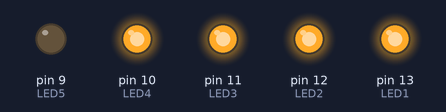
The sketch below on a simulated Arduino Uno, built with avr-gcc and run on an emulated ATmega328P. On the bench: output pins drawn as LEDs (lit = HIGH).

Above: at 0.75 s.
At 1.35 s:
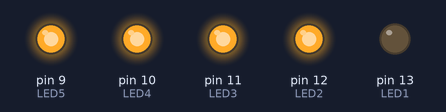
At 1.65 s:
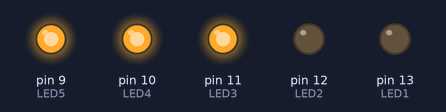
At 2.25 s:
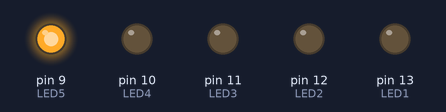
At 4.05 s:
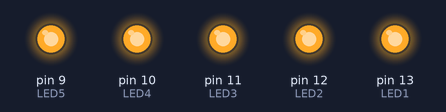
At 5.7 s:
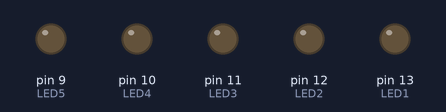
Timing chart, 0 to 6.9 s (numbered marks = the images above):
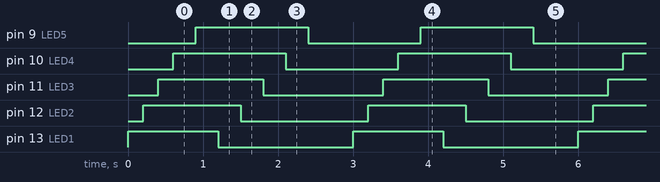

Measured:
- by itself, pin 9 (LED5), pin 10 (LED4): alternates HIGH for 1.5 s and LOW for 1.5 s
- by itself, pin 11 (LED3): alternates HIGH for 1.4 s and LOW for 1.6 s
- by itself, pin 12 (LED2): alternates HIGH for 1.3 s and LOW for 1.7 s
- by itself, pin 13 (LED1): alternates HIGH for 1.2 s and LOW for 1.8 s

The sketch:

Sequential_blinking_5LED.ino
```cpp
/* A simple program to sequentially turn on and turn off 5 LEDs */

int LED1 = 13;
int LED2 = 12;
int LED3 = 11;
int LED4 = 10;
int LED5 = 9;

void setup() {
   pinMode(LED1, OUTPUT);
   pinMode(LED2, OUTPUT);
   pinMode(LED3, OUTPUT);
   pinMode(LED4, OUTPUT);
   pinMode(LED5, OUTPUT);
}


void loop() {
  digitalWrite(LED1, HIGH);    // turn on LED1
  delay(200);                  // wait for 200ms
  digitalWrite(LED2, HIGH);    // turn on LED2
  delay(200);                  // wait for 200ms
  digitalWrite(LED3, HIGH);    // turn on LED3
  delay(200);                  // wait for 200ms
  digitalWrite(LED4, HIGH); // LED 4 ON
  delay(300);
  digitalWrite(LED5, HIGH); // LED 5 ON
  delay(300);
  digitalWrite(LED1, LOW);     // turn off LED1
  delay(300);                  // wait for 300ms
  digitalWrite(LED2, LOW);     // turn off LED2
  delay(300);                  // wait for 300ms
  digitalWrite(LED3, LOW);     // turn off LED3
  delay(300);
  digitalWrite(LED4, LOW); // LED 4 OFF
  delay(300);
  digitalWrite(LED5, LOW); // LED 5 OFF
  delay(300);
  delay(300);                  // wait for 300ms before running program all over again
}
```
